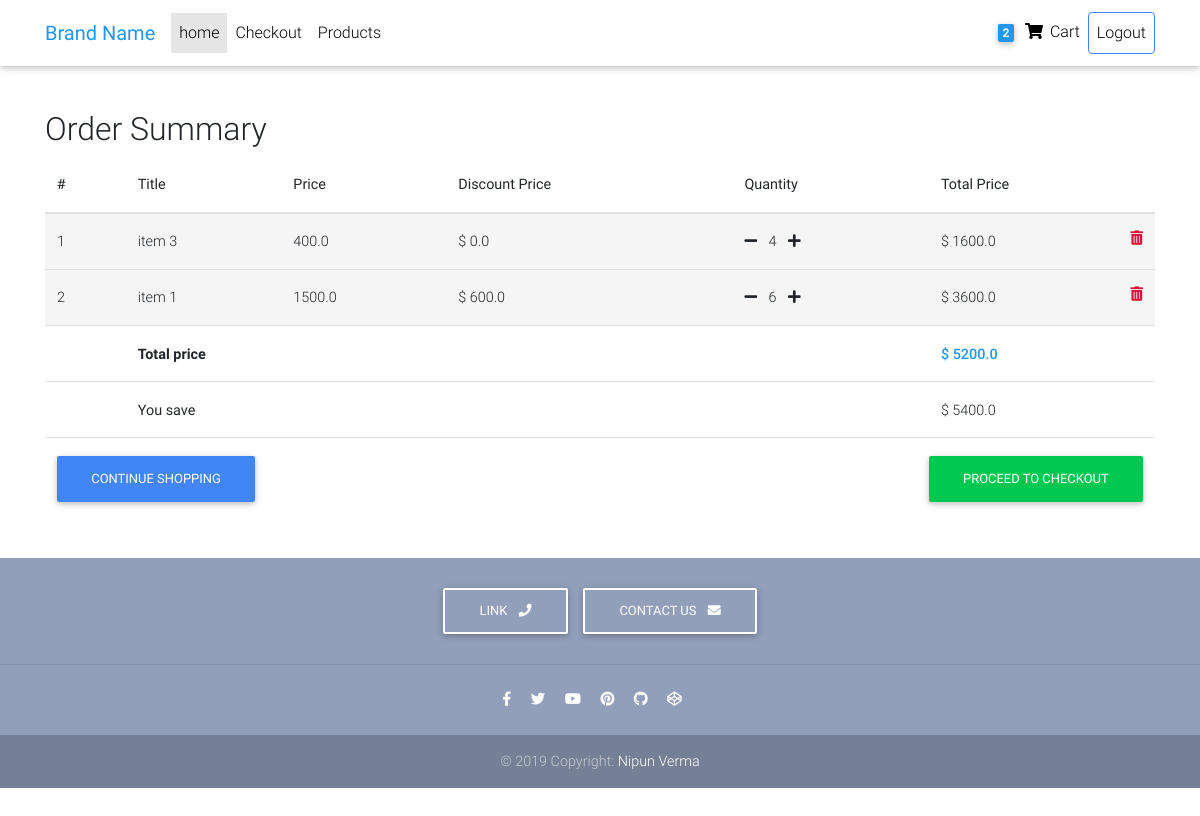
The page /order_summary/ (signed in) on the database as committed earlier.
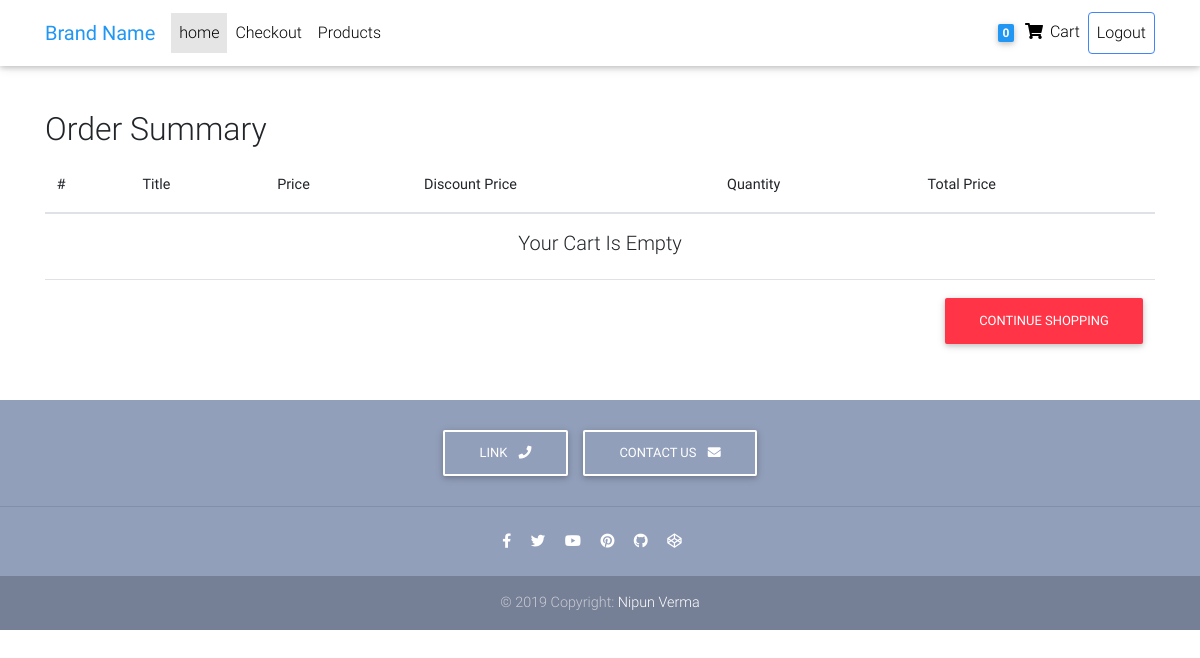
The same page on the database as committed later.
### core/models.py (models this page shows, shortened)
class Order(models.Model):
    user=models.ForeignKey(settings.AUTH_USER_MODEL, on_delete=models.CASCADE)
    items=models.ManyToManyField(OrderItem)
    start_date=models.DateTimeField(auto_now_add=True)
    order_date=models.DateTimeField()
    ordered=models.BooleanField(default=False)
    def get_total(self):
        total_price = 0
        for item_price in self.items.all():
            total_price += item_price.get_final_price()
        return total_price
    def get_total_actual(self):
        total_price = 0
        for item_price in self.items.all():
            total_price += item_price.get_total_actual_price()
        return total_price - self.get_total()

class OrderItem(models.Model):
    user = models.ForeignKey(settings.AUTH_USER_MODEL, on_delete=models.CASCADE)
    ordered = models.BooleanField(default=False)
    item = models.ForeignKey('Item', on_delete=models.CASCADE, null=True)
    quantity = models.IntegerField(default=1)           #gets the count of the items ordered
    def get_total_price(self):
        return self.quantity * self.item.price
    def get_total_price_discount(self):
        return self.quantity * self.item.discounted_price
    def get_final_price(self):
        if self.item.discounted_price:
            return self.get_total_price_discount()
        return self.get_total_price()
    def get_total_actual_price(self):
        return self.get_total_price()

class Item(models.Model):
    image = models.ImageField(blank=True, null=True)
    title = models.CharField(max_length=256)
    price = models.FloatField()
    discounted_price = models.FloatField(blank=True, null=True)
    description=models.TextField(blank=True, null=True)
    category = models.CharField(choices=CATEGORY_CHOICES, max_length=2)
    label = models.CharField(choices=LABEL_CHOICES, max_length=1)
    slug = models.SlugField()

### core/views.py (the view)
# urls.py: path('order_summary/', OrderSummaryView.as_view(), name='order_summary'),
class OrderSummaryView(LoginRequiredMixin, View):
    def get(self, *args, **kwargs):
        try:
            order = Order.objects.get(user = self.request.user, ordered=False)
            context = {
                'object': order,
            }
            return render(self.request, 'order_summary.html', context)
        except ObjectDoesNotExist:
            messages.error(self.request, "You do not have an active order")
            return redirect("/")

### core/templatetags/cart_template_tags.py (called while the page is built)
@register.filter
def cart_item_count(user):
    if user.is_authenticated:
        qs = Order.objects.filter(
            user=user,
            ordered=False,
        )
        if qs.exists():
            return qs[0].items.count()
    return 0

### templates/order_summary.html
{% extends "base.html" %}
{% load static %}
{% block content %}
{% include 'navbar.html' %}
<main>
    <div class="container">
        <h2>Order Summary</h2>
        <div class="table-responsive text-nowrap">
            <table class="table">
                <thead>
                    <tr>
                        <th scope="col">#</th>
                        <th scope="col">Title</th>
                        <th scope="col">Price</th>
                        <th scope="col">Discount Price</th>
                        <th scope="col">Quantity</th>
                        <th scope="col">Total Price</th>
                    </tr>
                </thead>
                <tbody>
                    {% for order_item in object.items.all %}
                    <tr style="background-color: whitesmoke;">
                        <td scope="row">{{ forloop.counter }}</td>
                        <td>{{ order_item.item.title }}</td>
                        <td>{{ order_item.item.price }}</td>
                        <td>
                            {% if order_item.item.discounted_price %}
                                $ {{ order_item.item.discounted_price }}
                            {% else %}
                                $ 0.0
                            {% endif %}
                        </td>
                        <td>
                            <a href="{% url 'core:decrease_item_from_cart' order_item.item.slug %}"><i class="fas fa-minus mr-2"></i></a>
                            {{ order_item.quantity }}
                            <a href="{% url 'core:increase_item_in_cart' order_item.item.slug%}"><i class="fas fa-plus ml-2"></i></a>
                        </td>
                        <td>
                            {% if order_item.item.discounted_price %}
                                $ {{ order_item.get_total_price_discount }}
                            {% else %}
                                $ {{ order_item.get_total_price }}
                            {% endif %}
                            <a href="{% url 'core:remove_from_cart' order_item.item.slug %}">
                                <i class="fas fa-trash-alt float-right" style="color: crimson;"></i>
                            </a>
                        </td>
                    </tr>
                    {% empty %}
                    <tr>
                        <td colspan="6" class="text-center">
                            <h5>Your Cart Is Empty</h5>
                        </td>
                    </tr>
                    <tr>
                    <td colspan="6">
                        <a href="{% url 'core:home' %}" class="btn btn-danger float-right">Continue Shopping</a>
                    </td>
                    </tr>
                    {% endfor %}
                    {% if object.get_total %}
                    <tr>
                        <td></td>
                        <td colspan="4" style="font-weight: 700;">Total price</td>
                        <td style="color: #2196f3; font-weight: 500;">$ {{ object.get_total }}</td>
                    </tr>
                    <tr>
                        <td></td>
                        <td colspan="4"><strong>You save</td>
                        <td>$ {{ object.get_total_actual }}</td>
                    </tr>
                    <tr>
                        <td colspan="6">
                            <a href="{% url 'core:home' %}" class="btn btn-primary">Continue Shopping</a>
                            <a href="{% url 'core:check' %}" class="btn btn-success float-right">Proceed To Checkout</a>
                        </td>
                    </tr>
                    {% endif %}
                </tbody>
            </table>
        </div>
    </div>
</main>
{% include 'footer.html' %}
{% endblock %}

### templates/base.html (shortened to what this page needs)
{% load static %}
<!DOCTYPE html>
<html lang="en">
<head>
    {% block head %}
        <link rel="stylesheet" href="https://use.fontawesome.com/releases/v5.11.2/css/all.css">
        <link href="{% static 'css/bootstrap.min.css' %}" rel="stylesheet">
        <link href="{% static 'css/mdb.min.css' %}" rel="stylesheet">
        <link href="{% static 'css/style.min.css' %}" rel="stylesheet">
    {% endblock %}
</head>
<body>
    {% block body %}
    {% block content  %}
    {% endblock content %}
    {% endblock %}
</body>
</html>

### templates/navbar.html (shortened to what this page needs)
{% load cart_template_tags %}
{% load static %}
<div style="margin-top: 70px; padding: 20px;">
</div>
<nav class="navbar fixed-top navbar-expand-lg navbar-light white scrolling-navbar">
  <div class="container">
    <a class="navbar-brand waves-effect" href="{% url 'core:home' %}">
      <strong class="blue-text">Brand Name</strong>
    </a>
    <div class="collapse navbar-collapse" id="navbarSupportedContent">
          <ul class="navbar-nav mr-auto">
            <li class="nav-item active">
              <a class="nav-link waves-effect" href="{% url 'core:home' %}">home
              </a>
            </li>
            <li class="nav-item">
              <a class="nav-link waves-effect" href="{% url 'core:check' %}">Checkout</a>
            </li>
            <li class="nav-item">
              <a class="nav-link waves-effect" href="#">Products</a>
            </li>
          </ul>
          {% if request.user.is_authenticated %}
          <ul class="navbar-nav nav-flex-icons">
            <li class="nav-item">
              <a class="nav-link waves-effect" href="{% url 'core:order_summary' %}">
                <span class="badge blue z-depth-1 mr-1"> {{ request.user|cart_item_count }} </span>
                  <i class="fas fa-shopping-cart"></i>
                  <span class="clearfix d-none d-sm-inline-block"> Cart </span>
              </a>
            </li>
            <li class="nav-item">
              <a class="nav-link waves-effect border border-primary rounded" href="{% url 'account_logout' %}">Logout</a>
            </li>
          </ul>
          {% else %}
          <ul class="navbar-nav nav-flex-icons">
            <li class="nav-item">
              <a class="nav-link waves-effect border border-primary rounded" href="{% url 'account_login' %}">Login</a>
            </li>
          </ul>
          {% endif %}
    </div>
  </div>
</nav>

### templates/footer.html
  <footer class="page-footer text-center font-small mt-4 wow fadeIn">
    <div class="pt-4">
      <a class="btn btn-outline-white" href="#" role="button">Link
        <i class="fas fa-phone ml-2"></i>
      </a>
      <a class="btn btn-outline-white" href="mailto:#" role="button">Contact us
        <i class="fas fa-envelope ml-2"></i>
      </a>
    </div>
    <hr class="my-4">
    <div class="pb-4">
      <a href="#" target="_blank">
        <i class="fab fa-facebook-f mr-3"></i>
      </a>
      <a href="#" target="_blank">
        <i class="fab fa-twitter mr-3"></i>
      </a>
      <a href="#" target="_blank">
        <i class="fab fa-youtube mr-3"></i>
      </a>
      <a href="#" target="_blank">
        <i class="fab fa-pinterest mr-3"></i>
      </a>
      <a href="#" target="_blank">
        <i class="fab fa-github mr-3"></i>
      </a>
      <a href="#" target="_blank">
        <i class="fab fa-codepen mr-3"></i>
      </a>
    </div>
    <div class="footer-copyright py-3">
      © 2019 Copyright:
      <a href="https://github.com/Nipun3120" target="_blank"> Nipun Verma </a>
    </div>
  </footer>

Rows that differ between the two databases and show on the page:
removed OrderItem: item "item 3", item.price "400.0", shows "$ 0.0", quantity "4", get_total_price "1600.0"
removed OrderItem: item "item 1", item.price "1500.0", item.discounted_price "600.0", quantity "6", get_total_price_discount "3600.0"
removed Order: get_total "5200.0", get_total_actual "5400.0"
Other text that changed with them:
{{ request.user|cart_item_count }}: "2" → "0"
text no longer shown: "Total price $ You save $ PROCEED TO CHECKOUT"
text now shown: "Your Cart Is Empty"
